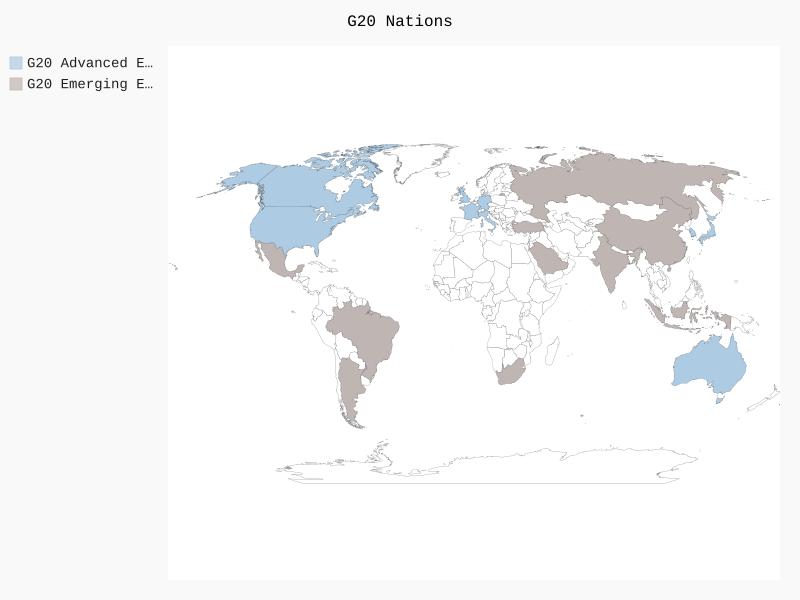

Here is the Python script that generated this plot:
#!/usr/bin/env python3
"""File: bimstec.py
   Name: D.Saravanan
   Date: 20/07/2020
   Cmnt: G20 countries plot using pygal
"""
import pygal
from pygal.style import Style

custom_style = Style(colors=('#adcbe3', '#bfb5b2'))

g20_chart = pygal.maps.world.World(style=custom_style)
g20_chart.add('G20 Advanced Economies', ['au','ca','fr','de','it','jp','kr','gb','us'])
g20_chart.add('G20 Emerging Economies', ['ar','br','cn','in','id','mx','ru','sa','za','tr'])
g20_chart.title = "G20 Nations"

# Render file
g20_chart.render_to_file('g20.svg')
